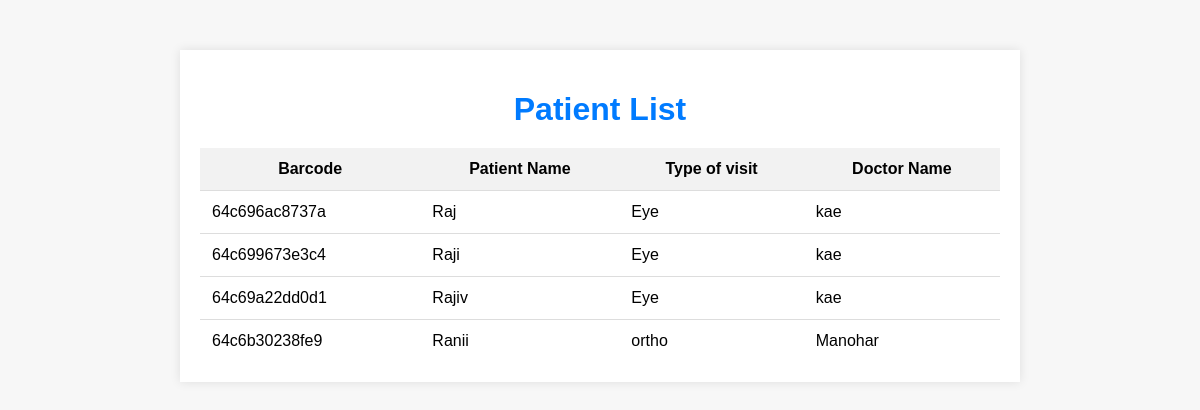
The page /hospitaladmpanel/patientlist.php on the database its author committed.
### tables this page shows
CREATE TABLE `patient` (
  `barcode` varchar(255) NOT NULL,
  `name` varchar(255) NOT NULL,
  `mobile` varchar(10) NOT NULL,
  `age` int(11) NOT NULL,
  `address` text NOT NULL,
  `gender` enum('male','female','others') NOT NULL,
  `dob` date NOT NULL,
  `type_of_visit` varchar(50) NOT NULL,
  `doctor_name` varchar(20) DEFAULT NULL,
  `doctor_id` int(11) DEFAULT NULL
);

### hospitaladmpanel/patientlist.php (the view, shortened to what this page needs)
<!DOCTYPE html>
<html>
<head>
	<link rel="stylesheet" href="doctorliststyle.css">
</head>
<body>
	<div class="container">
		<h1>Patient List</h1>
		<table>
			<tr>
				<th>Barcode</th>
				<th>Patient Name</th>
				<th>Type of visit</th>
				<th>Doctor Name</th>
			</tr>
			<?php
				$conn = mysqli_connect("localhost", "root", "", "hospital");
				$query = "SELECT * FROM patient";
				$result = mysqli_query($conn, $query);
				while ($row = mysqli_fetch_assoc($result)) {
					echo "<tr>";
					echo "<td>".$row["barcode"]."</td>";
					echo "<td>".$row["name"]."</td>";
					echo "<td>".$row["type_of_visit"]."</td>";
					echo "<td>".$row["doctor_name"]."</td>";
					echo "</tr>";
				}
			?>
		</table>
	</div>
</body>
</html>

### hospitaladmpanel/doctorliststyle.css (style rules this page uses)
body { font-family: Arial, sans-serif; background-color: #f7f7f7; }
.container { margin: 50px auto; max-width: 800px; padding: 20px; background-color: #fff; box-shadow: 0 0 10px rgba(0, 0, 0, 0.1); }
h1 { text-align: center; margin-bottom: 20px; color: #007bff; }
table { width: 100%; border-collapse: collapse; margin-top: 20px; }
table th, table td { padding: 12px; border-bottom: 1px solid #ddd; }
table th { background-color: #f2f2f2; }
.container table tr:last-child td { border-bottom: none; }

### rows shown on the page
patient: barcode "64c696ac8737a", name "Raj", type_of_visit "Eye", doctor_name "kae"
patient: barcode "64c699673e3c4", name "Raji", type_of_visit "Eye", doctor_name "kae"
patient: barcode "64c69a22dd0d1", name "Rajiv", type_of_visit "Eye", doctor_name "kae"
patient: barcode "64c6b30238fe9", name "Ranii", type_of_visit "ortho", doctor_name "Manohar"
